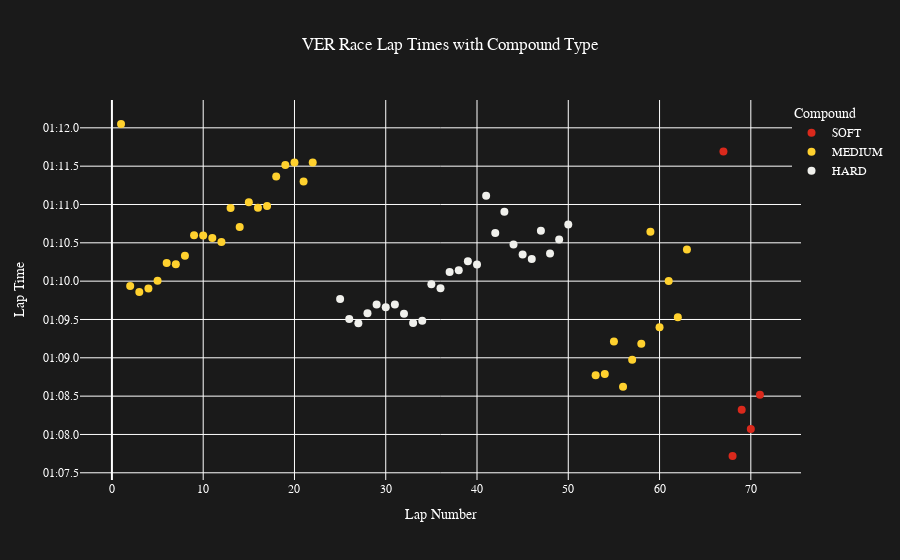

The notebook cell saved with this chart:
### Markdown cell above
## 4 - Scatter plot: Laptimes and compounds (tyre selection)

### A brief introduction to compounds
The type of compound is one of the most important elements in F1 as different ones have different performances.
The available ones are:
* Soft (red)
* Medium (yellow)
* Hard (white)
* Intermediate (green)
* Fully wet (blue) 

The softer a compound is, the more performance it gives in the short term and the more it degrades over time. The last two, intermediate and full wet, are used for light and heavy rain respectively.

### Visualisation explanation

This graph shows the lap times and the compound types for the data of one driver's session. On the x-axis is the lap number and on the y-axis is the lap time. Another important channel of information is the colour of the points that represent the type of compound, as explained in the legend. 

The shape of the dots gives additional information about tyre degradation and fuel consumption. If the lap times are getting slower every lap, a diagonal upward pattern (as in the example I have chosen) means that there is more tyre degradation than fuel consumption gains, making the car lighter every lap.
On the other hand, if we have a downward diagonal pattern, it means that the car is getting lighter each lap for the fuel consumption and the tyres are not degrading much.

To make it easier to interpret, I have added a hover annotation to each point, giving the exact lap time and lap.

This graph serves as the basis for the next one, which is the idea for the experiment, in which there is a comparison between two drivers.

### Code cell
fastf1.plotting.setup_mpl(misc_mpl_mods=False)
session = fastf1.get_session(2024, 'Austrian Grand Prix', 'R')
session.load()

plot_session_laptimes_with_compound_type(session, 'VER')

### Figure 1 — Plotly figure (JSON) as saved in the notebook; plotly's stock layout.template omitted (floating-point values rounded to 4 significant figures)
{"data": [{"hoverinfo": "text", "marker": {"color": "#da291c", "size": 8}, "mode": "markers", "name": "SOFT", "text": ["Lap 67 Time: 1:11:691", "Lap 68 Time: 1:7:719", "Lap 69 Time: 1:8:321", "Lap 70 Time: 1:8:72", "Lap 71 Time: 1:8:518"], "type": "scatter", "x": [67, 68, 69, 70, 71], "y": ["1900-01-01T00:01:11.691000", "1900-01-01T00:01:07.719000", "1900-01-01T00:01:08.321000", "1900-01-01T00:01:08.072000", "1900-01-01T00:01:08.518000"]}, {"hoverinfo": "text", "marker": {"color": "#ffd12e", "size": 8}, "mode": "markers", "name": "MEDIUM", "text": ["Lap 1 Time: 1:12:50", "Lap 2 Time: 1:9:938", "Lap 3 Time: 1:9:857", "Lap 4 Time: 1:9:903", "Lap 5 Time: 1:10:5", "Lap 6 Time: 1:10:238", "Lap 7 Time: 1:10:220", "Lap 8 Time: 1:10:331", "Lap 9 Time: 1:10:600", "Lap 10 Time: 1:10:596", "Lap 11 Time: 1:10:562", "Lap 12 Time: 1:10:512", "Lap 13 Time: 1:10:955", "Lap 14 Time: 1:10:707", "Lap 15 Time: 1:11:28", "Lap 16 Time: 1:10:957", "Lap 17 Time: 1:10:981", "Lap 18 Time: 1:11:364", "Lap 19 Time: 1:11:515", "Lap 20 Time: 1:11:548", "Lap 21 Time: 1:11:300", "Lap 22 Time: 1:11:549", "Lap 53 Time: 1:8:772", "Lap 54 Time: 1:8:789", "Lap 55 Time: 1:9:213", "Lap 56 Time: 1:8:623", "Lap 57 Time: 1:8:975", "Lap 58 Time: 1:9:183", "Lap 59 Time: 1:10:646", "Lap 60 Time: 1:9:399", "Lap 61 Time: 1:10:3", "Lap 62 Time: 1:9:528", "Lap 63 Time: 1:10:412"], "type": "scatter", "x": [1, 2, 3, 4, 5, 6, 7, 8, 9, 10, 11, 12, 13, 14, 15, 16, 17, 18, 19, 20, 21, 22, 53, 54, 55, 56, 57, 58, 59, 60, 61, 62, 63], "y": ["1900-01-01T00:01:12.050000", "1900-01-01T00:01:09.938000", "1900-01-01T00:01:09.857000", "1900-01-01T00:01:09.903000", "1900-01-01T00:01:10.005000", "1900-01-01T00:01:10.238000", "1900-01-01T00:01:10.220000", "1900-01-01T00:01:10.331000", "1900-01-01T00:01:10.600000", "1900-01-01T00:01:10.596000", "1900-01-01T00:01:10.562000", "1900-01-01T00:01:10.512000", "1900-01-01T00:01:10.955000", "1900-01-01T00:01:10.707000", "1900-01-01T00:01:11.028000", "1900-01-01T00:01:10.957000", "1900-01-01T00:01:10.981000", "1900-01-01T00:01:11.364000", "1900-01-01T00:01:11.515000", "1900-01-01T00:01:11.548000", "1900-01-01T00:01:11.300000", "1900-01-01T00:01:11.549000", "1900-01-01T00:01:08.772000", "1900-01-01T00:01:08.789000", "1900-01-01T00:01:09.213000", "1900-01-01T00:01:08.623000", "1900-01-01T00:01:08.975000", "1900-01-01T00:01:09.183000", "1900-01-01T00:01:10.646000", "1900-01-01T00:01:09.399000", "1900-01-01T00:01:10.003000", "1900-01-01T00:01:09.528000", "1900-01-01T00:01:10.412000"]}, {"hoverinfo": "text", "marker": {"color": "#f0f0ec", "size": 8}, "mode": "markers", "name": "HARD", "text": ["Lap 25 Time: 1:9:766", "Lap 26 Time: 1:9:506", "Lap 27 Time: 1:9:451", "Lap 28 Time: 1:9:581", "Lap 29 Time: 1:9:696", "Lap 30 Time: 1:9:661", "Lap 31 Time: 1:9:696", "Lap 32 Time: 1:9:576", "Lap 33 Time: 1:9:455", "Lap 34 Time: 1:9:482", "Lap 35 Time: 1:9:958", "Lap 36 Time: 1:9:907", "Lap 37 Time: 1:10:120", "Lap 38 Time: 1:10:143", "Lap 39 Time: 1:10:258", "Lap 40 Time: 1:10:217", "Lap 41 Time: 1:11:114", "Lap 42 Time: 1:10:628", "Lap 43 Time: 1:10:904", "Lap 44 Time: 1:10:479", "Lap 45 Time: 1:10:349", "Lap 46 Time: 1:10:288", "Lap 47 Time: 1:10:658", "Lap 48 Time: 1:10:360", "Lap 49 Time: 1:10:543", "Lap 50 Time: 1:10:738"], "type": "scatter", "x": [25, 26, 27, 28, 29, 30, 31, 32, 33, 34, 35, 36, 37, 38, 39, 40, 41, 42, 43, 44, 45, 46, 47, 48, 49, 50], "y": ["1900-01-01T00:01:09.766000", "1900-01-01T00:01:09.506000", "1900-01-01T00:01:09.451000", "1900-01-01T00:01:09.581000", "1900-01-01T00:01:09.696000", "1900-01-01T00:01:09.661000", "1900-01-01T00:01:09.696000", "1900-01-01T00:01:09.576000", "1900-01-01T00:01:09.455000", "1900-01-01T00:01:09.482000", "1900-01-01T00:01:09.958000", "1900-01-01T00:01:09.907000", "1900-01-01T00:01:10.120000", "1900-01-01T00:01:10.143000", "1900-01-01T00:01:10.258000", "1900-01-01T00:01:10.217000", "1900-01-01T00:01:11.114000", "1900-01-01T00:01:10.628000", "1900-01-01T00:01:10.904000", "1900-01-01T00:01:10.479000", "1900-01-01T00:01:10.349000", "1900-01-01T00:01:10.288000", "1900-01-01T00:01:10.658000", "1900-01-01T00:01:10.360000", "1900-01-01T00:01:10.543000", "1900-01-01T00:01:10.738000"]}, {"hoverinfo": "text", "marker": {"color": "#43b02a", "size": 8}, "mode": "markers", "name": "INTERMEDIATE", "text": [], "type": "scatter", "x": [], "y": []}, {"hoverinfo": "text", "marker": {"color": "#0067ad", "size": 8}, "mode": "markers", "name": "WET", "text": [], "type": "scatter", "x": [], "y": []}, {"hoverinfo": "text", "marker": {"color": "#00ffff", "size": 8}, "mode": "markers", "name": "UNKNOWN", "text": [], "type": "scatter", "x": [], "y": []}, {"hoverinfo": "text", "marker": {"color": "#434649", "size": 8}, "mode": "markers", "name": "TEST-UNKNOWN", "text": [], "type": "scatter", "x": [], "y": []}], "layout": {"font": {"color": "white", "family": "Arial", "size": 12}, "legend": {"orientation": "v", "title": {"text": "Compound"}, "x": 1.12, "xanchor": "right", "y": 1, "yanchor": "top"}, "paper_bgcolor": "#1a1a1a", "plot_bgcolor": "#1a1a1a", "showlegend": true, "title": {"text": "VER Race Lap Times with Compound Type", "x": 0.5, "xanchor": "center"}, "xaxis": {"title": {"text": "Lap Number"}}, "yaxis": {"tickformat": "%M:%S.%f", "title": {"text": "Lap Time"}}}}
